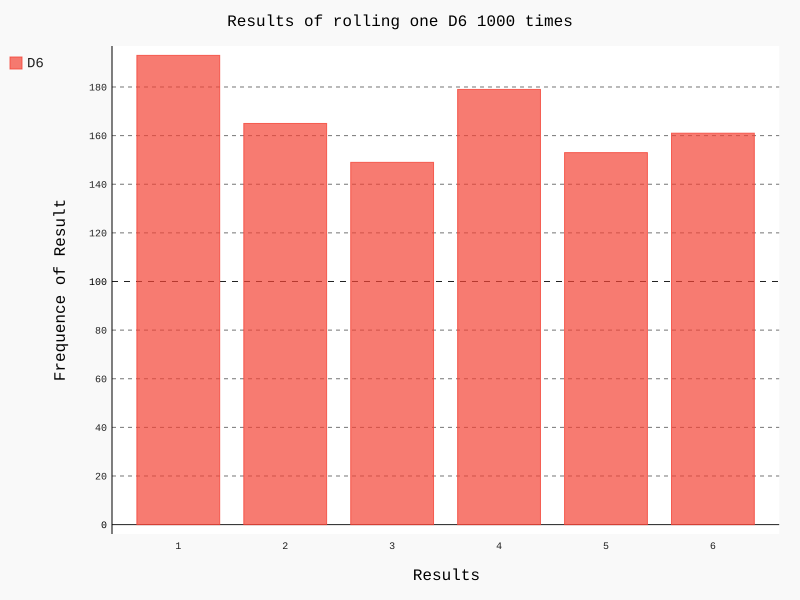

Recreate this plot in Python.
__author__ = 'Administrator'
#! /usr/bin/python<br> # -*- coding:utf8 -*-

from die import Die
import pygal
#创建一个骰子
die = Die()
#掷几次骰子， 并将结果储存在一个列表中
results = []
for roll_num in range(1000):
    result = die.roll()
    results.append(result)
#分析结果
frequences = []
for value in range(1,die.num_sides+1):
    frequence = results.count(value)
    frequences.append(frequence)
#对结果进行可视化
hist = pygal.Bar()

hist.title = 'Results of rolling one D6 1000 times'
hist.x_labels = ['1','2','3','4','5','6']
hist.x_title = 'Results'
hist.y_title = 'Frequence of Result'
hist.add('D6', frequences)
hist.render_to_file('die_visual.svg')
